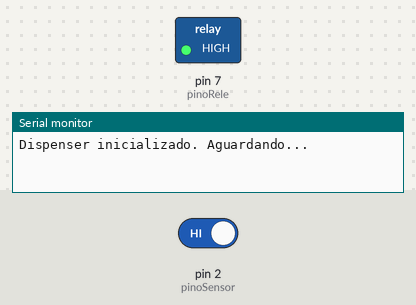
This sketch was run on a simulated Arduino Uno, built with avr-gcc and run on an emulated ATmega328P. On the bench: switched loads named in the sketch (green lamp = pin HIGH), the last lines printed to the serial monitor. The inputs (shaded band) are chosen by the test bench; at power-on: pin 2 (pinoSensor) HIGH.

Above: at 1.2 s.
1.3 s: pin 2 (pinoSensor) driven LOW
At 1.55 s:
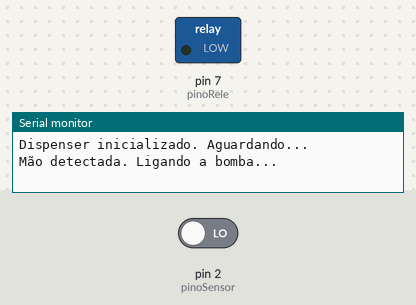
3.2 s: pin 2 (pinoSensor) driven HIGH
Timing chart, 0 to 6.2 s (numbered marks = the images above; inputs shaded):
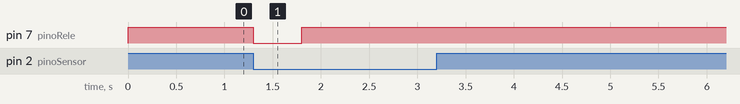

The sketch:

arduino_IOT.ino
```cpp
const int pinoSensor = 2;
const int pinoRele = 7;
const unsigned long tempoAcionamentoBomba = 500;

enum Estado { Aguardando, BombaLigada, EsperandoRetirada };
Estado estadoAtual = Aguardando;

unsigned long tempoAnterior = 0;

void setup() {
  Serial.begin(9600);
  Serial.println("Dispenser inicializado. Aguardando...");
  pinMode(pinoSensor, INPUT);
  pinMode(pinoRele, OUTPUT);
  digitalWrite(pinoRele, HIGH);
}

void loop() {
  switch (estadoAtual) {
    case Aguardando:
      if (digitalRead(pinoSensor) == LOW) {
        Serial.println("Mão detectada. Ligando a bomba...");
        digitalWrite(pinoRele, LOW);
        tempoAnterior = millis();
        estadoAtual = BombaLigada;
      }
      break;

    case BombaLigada:
      if (millis() - tempoAnterior >= tempoAcionamentoBomba) {
        Serial.println("Bomba desligada. Aguardando a retirada da mão...");
        digitalWrite(pinoRele, HIGH);
        estadoAtual = EsperandoRetirada;
      }
      break;

    case EsperandoRetirada:
      if (digitalRead(pinoSensor) == HIGH) {
        Serial.println("Mão retirada. Sistema pronto novamente.");
        estadoAtual = Aguardando;
      }
      break;
  }
}
```

Measured:
- after the input at 1.3 s, pin 7 (pinoRele): HIGH → LOW at once, → HIGH 0.50 s later
